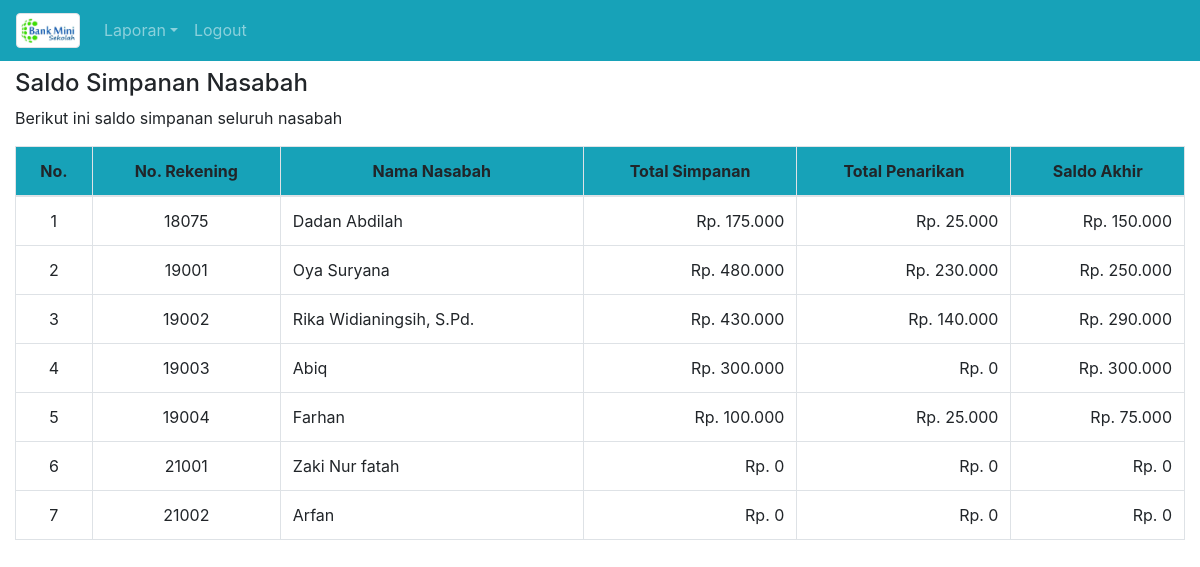
Page /index.php?modul=SimpananSaldo (signed in) on the earlier database version.
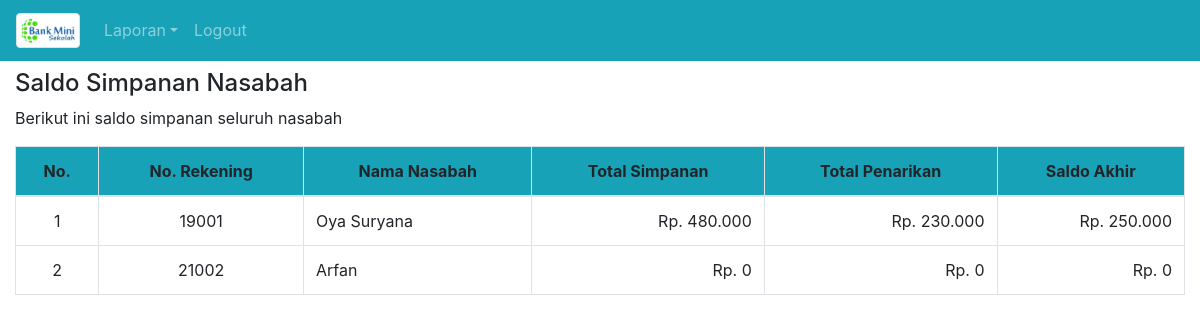
Same page on the later database version.
### tables this page shows
CREATE TABLE `dataNasabah` (
  `NoRekening` char(5) NOT NULL,
  `NamaNasabah` varchar(150) NOT NULL,
  `JenisKelamin` enum('L','P') NOT NULL,
  `TempatLahir` varchar(150) NOT NULL,
  `TanggalLahir` date NOT NULL,
  `NoHandphone` varchar(20) NOT NULL,
  `AlamatNasabah` mediumtext NOT NULL,
  `tglDaftar` datetime NOT NULL DEFAULT CURRENT_TIMESTAMP
);

### fungsi.php (called while the page is built)
<?php
function HitungTotalSimpanan($NoRekening){
	$sqlTotalSimpanan=mysqli_query($GLOBALS['koneksi'],"SELECT SUM(Jumlah) as JmlSimpanan FROM dataSimpanan WHERE NoRekening='$NoRekening' AND MutasiSimpanan='Simpan'");
	$TotalSimpanan=mysqli_fetch_array($sqlTotalSimpanan,MYSQLI_ASSOC);
	return 'Rp. '.number_format($TotalSimpanan['JmlSimpanan'],0,',','.');
}
function HitungTotalPenarikan($NoRekening){
	$sqlTotalPenarikan=mysqli_query($GLOBALS['koneksi'],"SELECT SUM(Jumlah) as JmlPenarikan FROM dataSimpanan WHERE NoRekening='$NoRekening' AND MutasiSimpanan='Tarik'");
	$TotalPenarikan=mysqli_fetch_array($sqlTotalPenarikan,MYSQLI_ASSOC);
	return 'Rp. '.number_format($TotalPenarikan['JmlPenarikan'],0,',','.');
}
function HitungSaldoRekening($NoRekening){
	$sqlSaldoAkhir=mysqli_query($GLOBALS['koneksi'],"SELECT NoRekening,MutasiSimpanan,sum(Jumlah) as jml FROM `dataSimpanan` WHERE NoRekening='$NoRekening' GROUP BY NoRekening,MutasiSimpanan");
	$saldo=null;
	while($SaldoAkhir=mysqli_fetch_array($sqlSaldoAkhir,MYSQLI_ASSOC)){
		 if($saldo==null){
			$saldo=	$SaldoAkhir['jml'];
			} else{
			$saldo=$saldo-$SaldoAkhir['jml'];
		 }
	}
	return 'Rp. '.number_format($saldo,0,',','.');
}
?>

### SimpananSaldo.php (the view, shortened to what this page needs)
<?php
$sql_DataNasabah=mysqli_query($koneksi,"SELECT * FROM dataNasabah");
?>
<h4>Saldo Simpanan Nasabah</h4>
<p>Berikut ini saldo simpanan seluruh nasabah</p>
<table class="table table-bordered table-hovered">
	<thead class="bg-info text-center">
		<tr>
			<th>No.</th>
			<th>No. Rekening</th>
			<th>Nama Nasabah</th>
			<th>Total Simpanan</th>
			<th>Total Penarikan</th>
			<th>Saldo Akhir</th>
		</tr>
	</thead>
	<tbody>
		<?php
		$noUrut=null;
		while($DataNasabah=mysqli_fetch_array($sql_DataNasabah,MYSQLI_ASSOC)){
		$noUrut++;
		echo '<tr>
				<td align="center">'.$noUrut.'</td>
				<td align="center">'.$DataNasabah['NoRekening'].'</td>
				<td>'.$DataNasabah['NamaNasabah'].'</td>
				<td align="right">'.HitungTotalSimpanan($DataNasabah['NoRekening']).'</td>
				<td align="right">'.HitungTotalPenarikan($DataNasabah['NoRekening']).'</td>
				<td align="right">'.HitungSaldoRekening($DataNasabah['NoRekening']).'</td>
		</tr>';
		}
		?>
	</tbody>
</table>

Differences in the rows shown:
removed datanasabah: NoRekening "18075", NamaNasabah "Dadan Abdilah", NoRekening "Rp. 175.000", NoRekening "Rp. 25.000", NoRekening "Rp. 150.000"
removed datanasabah: NoRekening "19002", NamaNasabah "Rika Widianingsih, S.Pd.", NoRekening "Rp. 430.000", NoRekening "Rp. 140.000", NoRekening "Rp. 290.000"
removed datanasabah: NoRekening "19003", NamaNasabah "Abiq", NoRekening "Rp. 300.000", NoRekening "Rp. 0"
removed datanasabah: NoRekening "19004", NamaNasabah "Farhan", NoRekening "Rp. 100.000", NoRekening "Rp. 25.000", NoRekening "Rp. 75.000"
removed datanasabah: NoRekening "21001", NamaNasabah "Zaki Nur fatah", NoRekening "Rp. 0"
